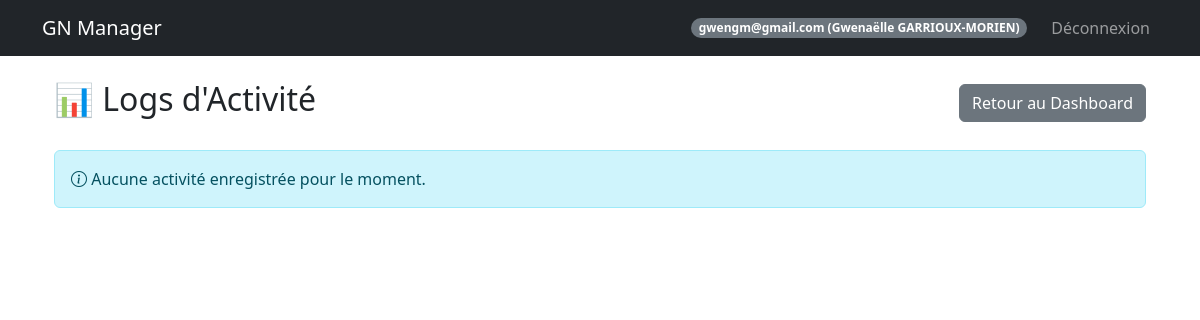
Before: /admin/logs (signed in) with the older database file.
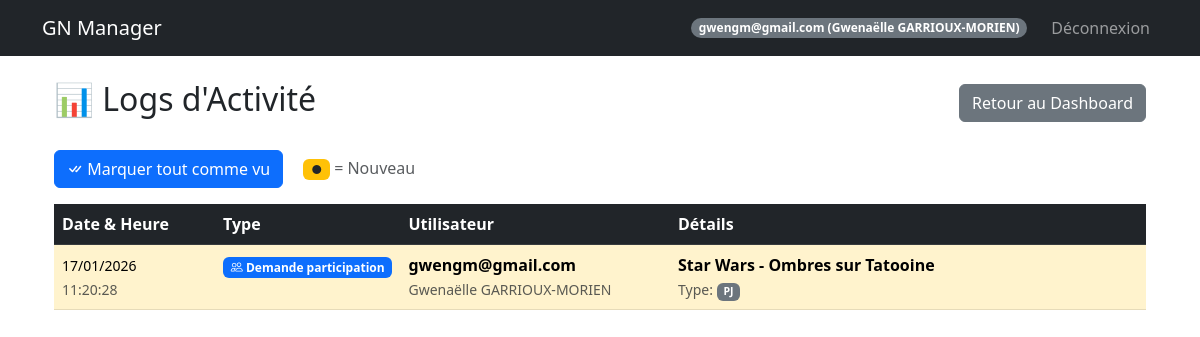
After: the same page with the newer database file.
### models.py (models this page shows, shortened)
class User(UserMixin, db.Model):
    id = db.Column(db.Integer, primary_key=True)
    email = db.Column(db.String(120), unique=True, nullable=False)
    password_hash = db.Column(db.String(128))
    nom = db.Column(db.String(80))
    prenom = db.Column(db.String(80))
    age = db.Column(db.Integer)
    genre = db.Column(db.String(20))
    avatar_url = db.Column(db.String(200))
    role = db.Column(db.String(20), default='user')  # createur, sysadmin, user
    is_banned = db.Column(db.Boolean, default=False)
    is_deleted = db.Column(db.Boolean, default=False)  # Suppression logique
    @property
    def is_admin(self):
        return self.role in ['createur', 'sysadmin']

class ActivityLog(db.Model):
    id = db.Column(db.Integer, primary_key=True)
    action_type = db.Column(db.String(50), nullable=False)
    user_id = db.Column(db.Integer, db.ForeignKey('user.id'))
    event_id = db.Column(db.Integer, db.ForeignKey('event.id'), nullable=True)
    details = db.Column(db.Text)  # JSON
    is_viewed = db.Column(db.Boolean, default=False)
    created_at = db.Column(db.DateTime, default=datetime.utcnow)
    user = db.relationship('User', backref='activity_logs')
    event = db.relationship('Event', backref='activity_logs')

### routes/admin_routes.py (the view)
@admin_bp.route('/admin/logs')
@login_required
@admin_required
def admin_logs():
    logs = ActivityLog.query.order_by(ActivityLog.created_at.desc()).all()
    for log in logs:
        try:
            log.details_dict = json.loads(log.details or '{}')
        except json.JSONDecodeError:
            log.details_dict = {}
    return render_template('admin_logs.html', logs=logs)

### templates/admin_logs.html (shortened to what this page needs)
{% extends "base.html" %}
{% block content %}
<div class="container mt-4">
    <div class="d-flex justify-content-between align-items-center mb-4">
        <h2>📊 Logs d'Activité</h2>
        <a href="{{ url_for('admin.dashboard') }}" class="btn btn-secondary">Retour au Dashboard</a>
    </div>
    {% if logs %}
    <div class="mb-3">
        <button id="markViewedBtn" class="btn btn-primary">
            <i class="bi bi-check-all"></i> Marquer tout comme vu
        </button>
        <span class="ms-3 text-muted">
            <span class="badge bg-warning text-dark">●</span> = Nouveau
        </span>
    </div>
    <div class="table-responsive">
        <table class="table table-hover">
            <thead class="table-dark">
                <tr>
                    <th style="width: 15%">Date & Heure</th>
                    <th style="width: 15%">Type</th>
                    <th style="width: 25%">Utilisateur</th>
                    <th style="width: 45%">Détails</th>
                </tr>
            </thead>
            <tbody>
                {% for log in logs %}
                <tr {% if not log.is_viewed %}class="table-warning" {% endif %}>
                    <td>
                        <small>{{ log.created_at.strftime('%d/%m/%Y') }}</small><br>
                        <small class="text-muted">{{ log.created_at.strftime('%H:%M:%S') }}</small>
                    </td>
                    <td>
                        {% if log.action_type == 'user_registration' %}
                        <span class="badge bg-success">
                            <i class="bi bi-person-plus"></i> Inscription
                        </span>
                        {% elif log.action_type == 'event_creation' %}
                        <span class="badge bg-info">
                            <i class="bi bi-calendar-plus"></i> Création événement
                        </span>
                        {% elif log.action_type == 'event_participation' %}
                        <span class="badge bg-primary">
                            <i class="bi bi-people"></i> Demande participation
                        </span>
                        {% endif %}
                    </td>
                    <td>
                        {% if log.user %}
                        <strong>{{ log.user.email }}</strong>
                        {% if log.user.prenom and log.user.nom %}
                        <br><small class="text-muted">{{ log.user.prenom }} {{ log.user.nom }}</small>
                        {% endif %}
                        {% else %}
                        <span class="text-muted">Utilisateur supprimé</span>
                        {% endif %}
                    </td>
                    <td>
                        {% if log.action_type == 'user_registration' %}
                        <div>
                            <strong>{{ log.details_dict.prenom }} {{ log.details_dict.nom }}</strong>
                        </div>
                        <small class="text-muted">
                            Email: {{ log.details_dict.email }}
                            {% if log.details_dict.genre %}
                            | Genre: {{ log.details_dict.genre }}
                            {% endif %}
                        </small>
                        {% elif log.action_type == 'event_participation' %}
                        <div>
                            <strong>{{ log.details_dict.event_name }}</strong>
                        </div>
                        <small class="text-muted">
                            Type: <span class="badge bg-secondary">{{ log.details_dict.type }}</span>
                        </small>
                        {% endif %}
                    </td>
                </tr>
                {% endfor %}
            </tbody>
        </table>
    </div>
    {% else %}
    <div class="alert alert-info">
        <i class="bi bi-info-circle"></i> Aucune activité enregistrée pour le moment.
    </div>
    {% endif %}
</div>
{% endblock %}

### templates/base.html (shortened to what this page needs)
<!DOCTYPE html>
<html lang="fr">
<head>
    <link href="https://cdn.jsdelivr.net/npm/bootstrap@5.3.0/dist/css/bootstrap.min.css" rel="stylesheet">
    <link rel="stylesheet" href="https://cdn.jsdelivr.net/npm/bootstrap-icons@1.11.3/font/bootstrap-icons.min.css">
</head>
<body>
    <nav class="navbar navbar-expand-lg navbar-dark bg-dark">
        <div class="container">
            <a class="navbar-brand" href="/">GN Manager</a>
            {% if current_user.is_authenticated %}
            <div class="navbar-nav ms-auto align-items-center">
                <span class="badge bg-secondary rounded-pill me-3">{{ current_user.email }} ({{ current_user.prenom }} {{ current_user.nom }})</span>
                <a class="nav-link" href="/logout">Déconnexion</a>
            </div>
            {% endif %}
        </div>
    </nav>
    <div class="container mt-4">
        {% block content %}{% endblock %}
    </div>
</body>
</html>

Changed rows visible on the page:
added ActivityLog: created_at "17/01/2026", created_at "11:20:28", shows "Demande participation", user.email "gwengm@gmail.com", user.prenom "Gwenaëlle", user.nom "GARRIOUX-MORIEN", details_dict.event_name "Star Wars - Ombres sur Tatooine", details_dict.type "PJ"
Other visible differences:
text no longer shown: "Aucune activité enregistrée pour le moment."
text now shown: "Marquer tout comme vu ● = Nouveau Date & Heure Type Utilisateur Détails"
